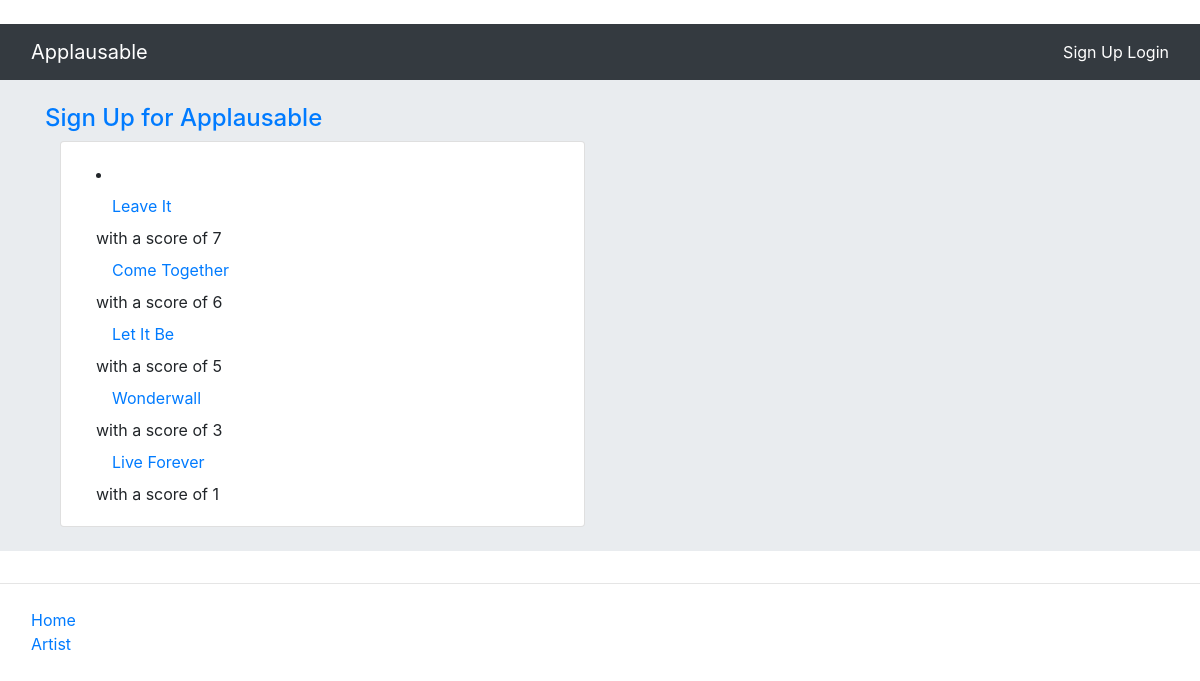
Screenshot of /applausable/highestReviewedSongs/ with the database file from the repository.
### rango/models.py (models this page shows, shortened)
class Song(models.Model):
    songID = models.IntegerField(primary_key=True,  unique=True)
    title = models.CharField(max_length=128, default='Title')
    albumID = models.ForeignKey(Album, on_delete=models.CASCADE)
    artistName = models.CharField(max_length=128, default='ArtistName')
    artistID = models.ForeignKey(Artist, on_delete=models.CASCADE)
    linkToSong = models.CharField(max_length=248, default = 'link')
    slug = models.SlugField(unique=True, default=uuid.uuid1)
    overallScore = models.IntegerField(default=0)

### rango/views.py (the view)
# urls.py: path('highestReviewedSongs/', views.highestReviewedSongs, name='highestReviewedSongs'),
def highestReviewedSongs(request):
    context_dict = {}
    songs = Song.objects.order_by('-overallScore')[:10]
    context_dict['songs'] = songs
    return render(request, 'applausable/highestReviewedSongs.html', context=context_dict)

### templates/applausable/highestReviewedSongs.html (shortened to what this page needs)
﻿{% extends 'applausable/base.html' %}
{% load staticfiles %}
{% block body_block %}
<div class="jumbotron jumbotron-fluid p-4">
    <div class="container">
        <h4 class="jumbotron-heading">
            <a href="{% url 'applausable:signup' %}">Sign Up for Applausable</a>
        </h4>
        <div class="container">
            <div class="row">
                <div class="col-md-6">
                    <div class="card mb-6">
                        <div class="card-body">
                            <div class='container'>
                                {% if songs %}
                                    <li>
                                        {% for song in songs %}
                                        <a class="nav-link active" href="{% url 'applausable:show_song' song.slug %}">
                                            {{ song.title }}
                                        </a> with a score of {{song.overallScore}}
                                        {% endfor %}
                                    </li>
                                {% endif %}
                            </div>
                        </div>
                    </div>
                </div>
            </div>
        </div>
    </div>
</div>
{% endblock %}

### rows the page displays
Song: title "Leave It", overallScore "7"
Song: title "Come Together", overallScore "6"
Song: title "Let It Be", overallScore "5"
Song: title "Wonderwall", overallScore "3"
Song: title "Live Forever", overallScore "1"
